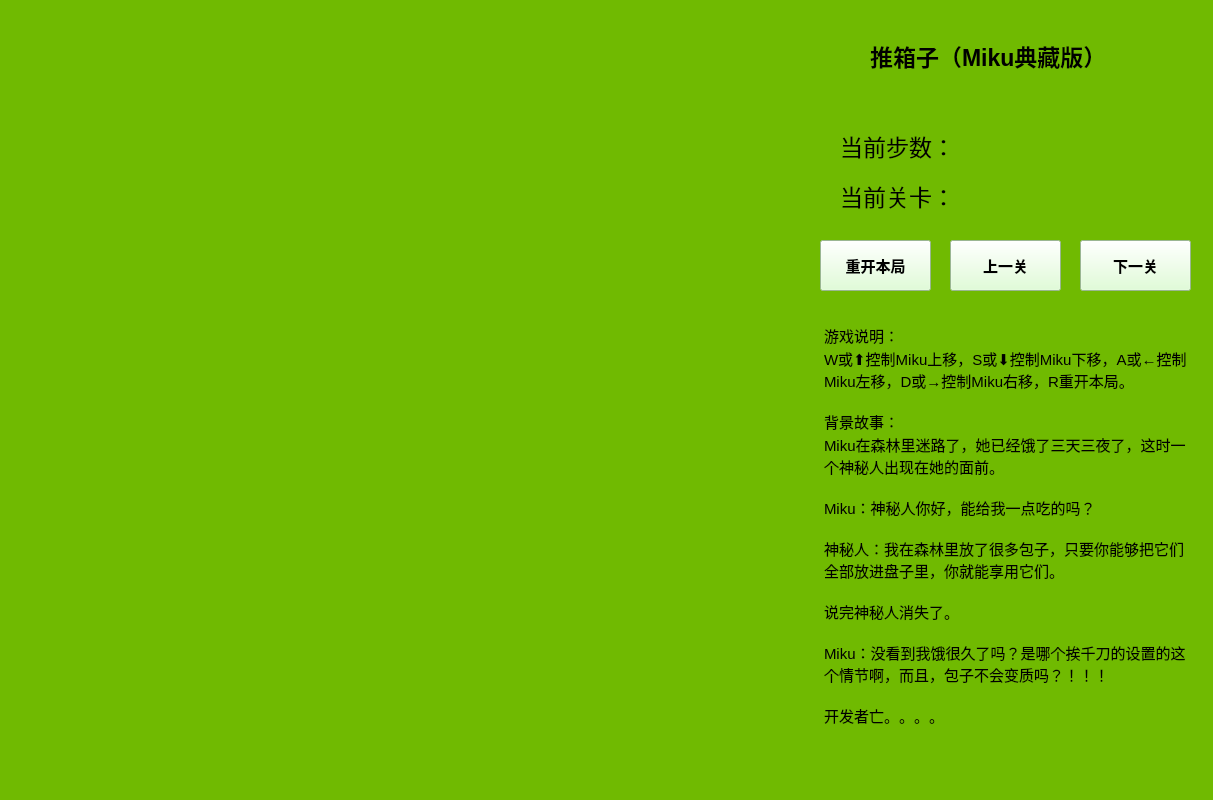
<?xml version="1.0" encoding="UTF-8"?>
<ui version="4.0">
 <class>MainWindow</class>
 <widget class="QMainWindow" name="MainWindow">
  <property name="geometry">
   <rect>
    <x>0</x>
    <y>0</y>
    <width>1213</width>
    <height>800</height>
   </rect>
  </property>
  <property name="minimumSize">
   <size>
    <width>1213</width>
    <height>800</height>
   </size>
  </property>
  <property name="maximumSize">
   <size>
    <width>1213</width>
    <height>800</height>
   </size>
  </property>
  <property name="windowTitle">
   <string>MikuPushBox</string>
  </property>
  <property name="windowIcon">
   <iconset resource="img.qrc">
    <normaloff>:/imgs/others/logo.png</normaloff>:/imgs/others/logo.png</iconset>
  </property>
  <property name="windowOpacity">
   <double>3.000000000000000</double>
  </property>
  <property name="styleSheet">
   <string notr="true"/>
  </property>
  <property name="iconSize">
   <size>
    <width>32</width>
    <height>30</height>
   </size>
  </property>
  <property name="tabShape">
   <enum>QTabWidget::Rounded</enum>
  </property>
  <property name="dockOptions">
   <set>QMainWindow::AnimatedDocks</set>
  </property>
  <widget class="QWidget" name="centralWidget">
   <property name="autoFillBackground">
    <bool>false</bool>
   </property>
   <property name="styleSheet">
    <string notr="true">background-color:rgb(112,186,1);</string>
   </property>
   <widget class="QLabel" name="lblMoves">
    <property name="geometry">
     <rect>
      <x>840</x>
      <y>110</y>
      <width>321</width>
      <height>71</height>
     </rect>
    </property>
    <property name="font">
     <font>
      <pointsize>17</pointsize>
     </font>
    </property>
    <property name="text">
     <string>当前步数：</string>
    </property>
   </widget>
   <widget class="QLabel" name="lblLevel">
    <property name="geometry">
     <rect>
      <x>840</x>
      <y>160</y>
      <width>251</width>
      <height>71</height>
     </rect>
    </property>
    <property name="font">
     <font>
      <pointsize>17</pointsize>
     </font>
    </property>
    <property name="text">
     <string>当前关卡：</string>
    </property>
   </widget>
   <widget class="QTextBrowser" name="textBrowser">
    <property name="geometry">
     <rect>
      <x>820</x>
      <y>320</y>
      <width>381</width>
      <height>511</height>
     </rect>
    </property>
    <property name="focusPolicy">
     <enum>Qt::NoFocus</enum>
    </property>
    <property name="styleSheet">
     <string notr="true">border-width:0;border-style:outset</string>
    </property>
    <property name="tabChangesFocus">
     <bool>false</bool>
    </property>
    <property name="undoRedoEnabled">
     <bool>false</bool>
    </property>
    <property name="html">
     <string>&lt;!DOCTYPE HTML PUBLIC &quot;-//W3C//DTD HTML 4.0//EN&quot; &quot;http://www.w3.org/TR/REC-html40/strict.dtd&quot;&gt;
&lt;html&gt;&lt;head&gt;&lt;meta name=&quot;qrichtext&quot; content=&quot;1&quot; /&gt;&lt;style type=&quot;text/css&quot;&gt;
p, li { white-space: pre-wrap; }
&lt;/style&gt;&lt;/head&gt;&lt;body style=&quot; font-family:'SimSun'; font-size:9pt; font-weight:400; font-style:normal;&quot;&gt;
&lt;p style=&quot; margin-top:0px; margin-bottom:0px; margin-left:0px; margin-right:0px; -qt-block-indent:0; text-indent:0px;&quot;&gt;&lt;span style=&quot; font-size:11pt;&quot;&gt;游戏说明：&lt;/span&gt;&lt;/p&gt;
&lt;p style=&quot; margin-top:0px; margin-bottom:0px; margin-left:0px; margin-right:0px; -qt-block-indent:0; text-indent:0px;&quot;&gt;&lt;span style=&quot; font-size:11pt;&quot;&gt;W或⬆控制Miku上移，S或⬇控制Miku下移，A或←控制Miku左移，D或→控制Miku右移，R重开本局。&lt;/span&gt;&lt;/p&gt;
&lt;p style=&quot;-qt-paragraph-type:empty; margin-top:0px; margin-bottom:0px; margin-left:0px; margin-right:0px; -qt-block-indent:0; text-indent:0px; font-size:11pt;&quot;&gt;&lt;br /&gt;&lt;/p&gt;
&lt;p style=&quot; margin-top:0px; margin-bottom:0px; margin-left:0px; margin-right:0px; -qt-block-indent:0; text-indent:0px;&quot;&gt;&lt;span style=&quot; font-size:11pt;&quot;&gt;背景故事：&lt;/span&gt;&lt;/p&gt;
&lt;p style=&quot; margin-top:0px; margin-bottom:0px; margin-left:0px; margin-right:0px; -qt-block-indent:0; text-indent:0px;&quot;&gt;&lt;span style=&quot; font-size:11pt;&quot;&gt;Miku在森林里迷路了，她已经饿了三天三夜了，这时一个神秘人出现在她的面前。&lt;/span&gt;&lt;/p&gt;
&lt;p style=&quot;-qt-paragraph-type:empty; margin-top:0px; margin-bottom:0px; margin-left:0px; margin-right:0px; -qt-block-indent:0; text-indent:0px; font-size:11pt;&quot;&gt;&lt;br /&gt;&lt;/p&gt;
&lt;p style=&quot; margin-top:0px; margin-bottom:0px; margin-left:0px; margin-right:0px; -qt-block-indent:0; text-indent:0px;&quot;&gt;&lt;span style=&quot; font-size:11pt;&quot;&gt;Miku：神秘人你好，能给我一点吃的吗？&lt;/span&gt;&lt;/p&gt;
&lt;p style=&quot;-qt-paragraph-type:empty; margin-top:0px; margin-bottom:0px; margin-left:0px; margin-right:0px; -qt-block-indent:0; text-indent:0px; font-size:11pt;&quot;&gt;&lt;br /&gt;&lt;/p&gt;
&lt;p style=&quot; margin-top:0px; margin-bottom:0px; margin-left:0px; margin-right:0px; -qt-block-indent:0; text-indent:0px;&quot;&gt;&lt;span style=&quot; font-size:11pt;&quot;&gt;神秘人：我在森林里放了很多包子，只要你能够把它们全部放进盘子里，你就能享用它们。&lt;/span&gt;&lt;/p&gt;
&lt;p style=&quot;-qt-paragraph-type:empty; margin-top:0px; margin-bottom:0px; margin-left:0px; margin-right:0px; -qt-block-indent:0; text-indent:0px; font-size:11pt;&quot;&gt;&lt;br /&gt;&lt;/p&gt;
&lt;p style=&quot; margin-top:0px; margin-bottom:0px; margin-left:0px; margin-right:0px; -qt-block-indent:0; text-indent:0px;&quot;&gt;&lt;span style=&quot; font-size:11pt;&quot;&gt;说完神秘人消失了。&lt;/span&gt;&lt;/p&gt;
&lt;p style=&quot;-qt-paragraph-type:empty; margin-top:0px; margin-bottom:0px; margin-left:0px; margin-right:0px; -qt-block-indent:0; text-indent:0px; font-size:11pt;&quot;&gt;&lt;br /&gt;&lt;/p&gt;
&lt;p style=&quot; margin-top:0px; margin-bottom:0px; margin-left:0px; margin-right:0px; -qt-block-indent:0; text-indent:0px;&quot;&gt;&lt;span style=&quot; font-size:11pt;&quot;&gt;Miku：没看到我饿很久了吗？是哪个挨千刀的设置的这个情节啊，而且，包子不会变质吗？！！！&lt;/span&gt;&lt;/p&gt;
&lt;p style=&quot;-qt-paragraph-type:empty; margin-top:0px; margin-bottom:0px; margin-left:0px; margin-right:0px; -qt-block-indent:0; text-indent:0px; font-size:11pt;&quot;&gt;&lt;br /&gt;&lt;/p&gt;
&lt;p style=&quot; margin-top:0px; margin-bottom:0px; margin-left:0px; margin-right:0px; -qt-block-indent:0; text-indent:0px;&quot;&gt;&lt;span style=&quot; font-size:11pt;&quot;&gt;开发者亡。。。。&lt;/span&gt;&lt;/p&gt;
&lt;p style=&quot;-qt-paragraph-type:empty; margin-top:0px; margin-bottom:0px; margin-left:0px; margin-right:0px; -qt-block-indent:0; text-indent:0px; font-size:11pt;&quot;&gt;&lt;br /&gt;&lt;/p&gt;&lt;/body&gt;&lt;/html&gt;</string>
    </property>
    <property name="textInteractionFlags">
     <set>Qt::NoTextInteraction</set>
    </property>
    <property name="openExternalLinks">
     <bool>false</bool>
    </property>
    <property name="openLinks">
     <bool>false</bool>
    </property>
   </widget>
   <widget class="QPushButton" name="reload">
    <property name="geometry">
     <rect>
      <x>820</x>
      <y>240</y>
      <width>111</width>
      <height>51</height>
     </rect>
    </property>
    <property name="font">
     <font>
      <family>Arial</family>
      <pointsize>11</pointsize>
      <weight>75</weight>
      <bold>true</bold>
     </font>
    </property>
    <property name="focusPolicy">
     <enum>Qt::NoFocus</enum>
    </property>
    <property name="layoutDirection">
     <enum>Qt::LeftToRight</enum>
    </property>
    <property name="styleSheet">
     <string notr="true">background-color:rgb(216, 255, 205)</string>
    </property>
    <property name="text">
     <string>重开本局</string>
    </property>
    <property name="autoDefault">
     <bool>true</bool>
    </property>
   </widget>
   <widget class="QLabel" name="label">
    <property name="geometry">
     <rect>
      <x>870</x>
      <y>30</y>
      <width>301</width>
      <height>51</height>
     </rect>
    </property>
    <property name="font">
     <font>
      <pointsize>17</pointsize>
      <weight>75</weight>
      <bold>true</bold>
     </font>
    </property>
    <property name="text">
     <string>推箱子（Miku典藏版）</string>
    </property>
   </widget>
   <widget class="QPushButton" name="pushButton">
    <property name="geometry">
     <rect>
      <x>950</x>
      <y>240</y>
      <width>111</width>
      <height>51</height>
     </rect>
    </property>
    <property name="font">
     <font>
      <pointsize>11</pointsize>
      <weight>75</weight>
      <bold>true</bold>
     </font>
    </property>
    <property name="styleSheet">
     <string notr="true">background-color:rgb(216, 255, 205)</string>
    </property>
    <property name="text">
     <string>上一关</string>
    </property>
   </widget>
   <widget class="QPushButton" name="pushButton_2">
    <property name="geometry">
     <rect>
      <x>1080</x>
      <y>240</y>
      <width>111</width>
      <height>51</height>
     </rect>
    </property>
    <property name="font">
     <font>
      <pointsize>11</pointsize>
      <weight>75</weight>
      <bold>true</bold>
     </font>
    </property>
    <property name="styleSheet">
     <string notr="true">background-color:rgb(216, 255, 205)</string>
    </property>
    <property name="text">
     <string>下一关</string>
    </property>
   </widget>
  </widget>
 </widget>
 <layoutdefault spacing="6" margin="11"/>
 <resources>
  <include location="img.qrc"/>
 </resources>
 <connections/>
</ui>
